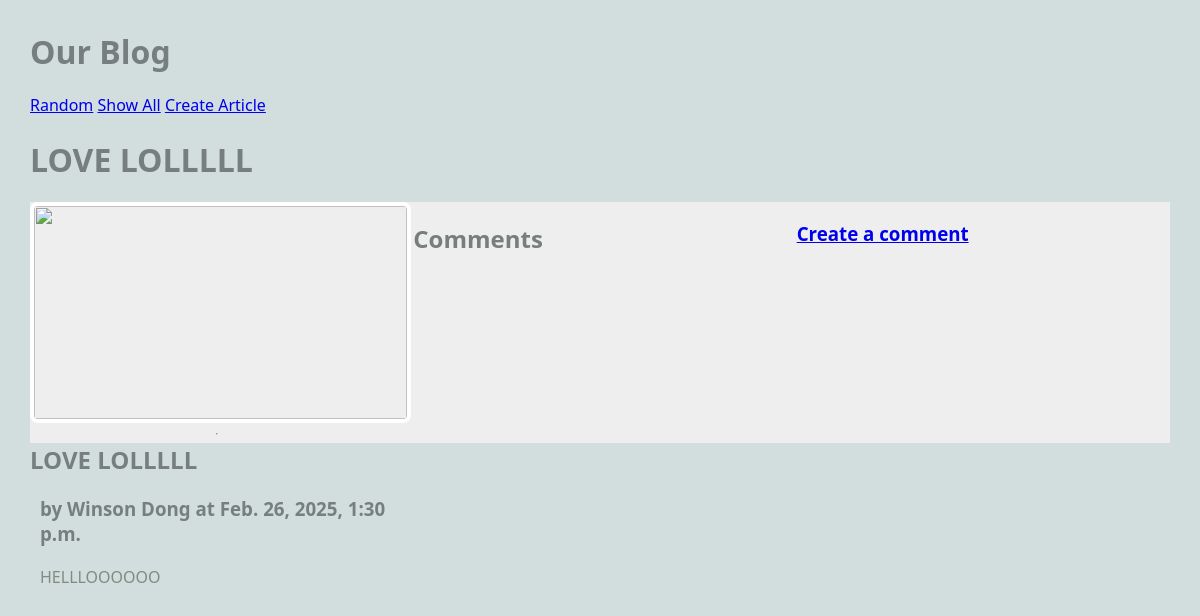
Screenshot of /blog/article/4 with the database file from the repository.
### blog/models.py (models this page shows, shortened)
class Article(models.Model):
    title = models.TextField(blank=True)
    author = models.TextField(blank=True)
    text = models.TextField(blank=True)
    published = models.DateTimeField(auto_now=True)
    image_url = models.URLField(blank=True) ## new
    def get_all_comments(self):
        comments = Comment.objects.filter(article=self)
        return comments

### blog/views.py (the view)
# urls.py: path('article/<int:pk>', ArticleView.as_view(), name='article'),
class ArticleView(DetailView):
    model = Article
    template_name = 'blog/article.html' ## reusing same template!!
    context_object_name = 'article' # note singular variable name

### blog/templates/blog/article.html (shortened to what this page needs)
{% extends 'blog/base.html' %}
{% block content %}
<h1>{{article.title}}</h1>
<main class="grid-container">
   <article>
        <img src="{{article.image_url}}" alt="">
       <div>
           <h2>{{article.title}}</h2>
           <h3>by {{article.author}} at {{article.published}}</h3>
           <p>
               {{article.text}}
           </p>
       </div>
    </article>
    <h2>Comments</h2>
    <h3>
        <a href="{% url 'create_comment' article.pk %}">Create a comment</a>
    </h3>
   <hr>
</main>
{% endblock %}

### static/styles-blog.css (style rules this page uses)
body { margin: 30px; background: #d1dedd; font-family:'Segoe UI', Tahoma, Geneva, Verdana, sans-serif; }
h1, h2, h3 { color: #767f7e; }
p { color: #828b82; }
.grid-container { background: #eee; max-width: 900px; display: grid; grid-template-columns: repeat(3, 1fr); grid-gap: 10px; max-width: 1200px; margin: 20px auto; }
article img, article.featured img { width: 100%; border: 4px solid #fff; border-radius: 8px; }
article p, article h3 { margin: 20px 10px; }

### rows the page displays
Article: title "LOVE LOLLLLL", author "Winson Dong", published "Feb. 26, 2025, 1:30 p.m.", text "HELLLOOOOOO"
